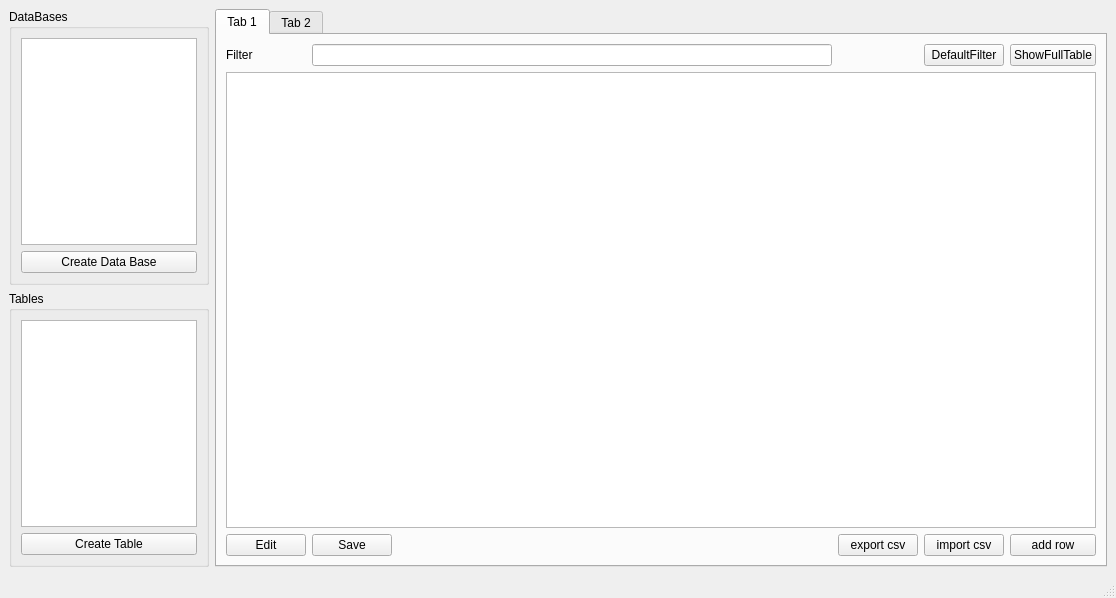
<?xml version="1.0" encoding="UTF-8"?>
<ui version="4.0">
 <class>MainWindow</class>
 <widget class="QMainWindow" name="MainWindow">
  <property name="geometry">
   <rect>
    <x>0</x>
    <y>0</y>
    <width>1116</width>
    <height>598</height>
   </rect>
  </property>
  <property name="windowTitle">
   <string>MainWindow</string>
  </property>
  <widget class="QWidget" name="centralwidget">
   <layout class="QGridLayout" name="gridLayout_5">
    <item row="0" column="0">
     <widget class="QGroupBox" name="groupBox">
      <property name="maximumSize">
       <size>
        <width>200</width>
        <height>16777215</height>
       </size>
      </property>
      <property name="title">
       <string>DataBases</string>
      </property>
      <layout class="QGridLayout" name="gridLayout_3">
       <item row="0" column="0">
        <widget class="QListWidget" name="listWidgetDataBases"/>
       </item>
       <item row="1" column="0">
        <widget class="QPushButton" name="pbCreateDB">
         <property name="text">
          <string>Create Data Base</string>
         </property>
        </widget>
       </item>
      </layout>
     </widget>
    </item>
    <item row="1" column="0">
     <widget class="QGroupBox" name="GB_tablesList">
      <property name="maximumSize">
       <size>
        <width>200</width>
        <height>16777215</height>
       </size>
      </property>
      <property name="title">
       <string>Tables</string>
      </property>
      <layout class="QGridLayout" name="gridLayout_4">
       <item row="0" column="0">
        <widget class="QListWidget" name="listWidgetTables"/>
       </item>
       <item row="1" column="0">
        <widget class="QPushButton" name="pushButtonCreateTable">
         <property name="text">
          <string>Create Table</string>
         </property>
        </widget>
       </item>
      </layout>
     </widget>
    </item>
    <item row="0" column="1" rowspan="2">
     <widget class="QTabWidget" name="tableTab">
      <property name="currentIndex">
       <number>0</number>
      </property>
      <widget class="QWidget" name="tab">
       <attribute name="title">
        <string>Tab 1</string>
       </attribute>
       <layout class="QGridLayout" name="gridLayout">
        <item row="2" column="2">
         <spacer name="horizontalSpacer">
          <property name="orientation">
           <enum>Qt::Horizontal</enum>
          </property>
          <property name="sizeHint" stdset="0">
           <size>
            <width>40</width>
            <height>20</height>
           </size>
          </property>
         </spacer>
        </item>
        <item row="0" column="4">
         <widget class="QPushButton" name="PBDefaultFilter">
          <property name="text">
           <string>DefaultFilter</string>
          </property>
         </widget>
        </item>
        <item row="2" column="1">
         <widget class="QPushButton" name="pbSave">
          <property name="text">
           <string>Save</string>
          </property>
         </widget>
        </item>
        <item row="0" column="1" colspan="2">
         <widget class="QLineEdit" name="lineEditFilterList"/>
        </item>
        <item row="1" column="0" colspan="6">
         <widget class="QTableWidget" name="tableWidget">
          <property name="enabled">
           <bool>true</bool>
          </property>
          <property name="dragEnabled">
           <bool>true</bool>
          </property>
          <property name="dragDropMode">
           <enum>QAbstractItemView::NoDragDrop</enum>
          </property>
          <property name="selectionMode">
           <enum>QAbstractItemView::ContiguousSelection</enum>
          </property>
         </widget>
        </item>
        <item row="2" column="0">
         <widget class="QPushButton" name="pbEditTable">
          <property name="text">
           <string>Edit</string>
          </property>
         </widget>
        </item>
        <item row="2" column="4">
         <widget class="QPushButton" name="pbImportCSV">
          <property name="text">
           <string>import csv</string>
          </property>
         </widget>
        </item>
        <item row="0" column="5">
         <widget class="QPushButton" name="pushButton">
          <property name="text">
           <string>ShowFullTable</string>
          </property>
         </widget>
        </item>
        <item row="0" column="0">
         <widget class="QLabel" name="label">
          <property name="text">
           <string>Filter</string>
          </property>
         </widget>
        </item>
        <item row="2" column="5">
         <widget class="QPushButton" name="pbAddRow">
          <property name="text">
           <string>add row</string>
          </property>
         </widget>
        </item>
        <item row="2" column="3">
         <widget class="QPushButton" name="pbExportCSV">
          <property name="text">
           <string>export csv</string>
          </property>
         </widget>
        </item>
       </layout>
      </widget>
      <widget class="QWidget" name="tab_2">
       <attribute name="title">
        <string>Tab 2</string>
       </attribute>
       <layout class="QGridLayout" name="gridLayout_2">
        <item row="1" column="0">
         <widget class="QPushButton" name="PBEditTableColsProps">
          <property name="text">
           <string>Edit</string>
          </property>
         </widget>
        </item>
        <item row="0" column="0" colspan="2">
         <widget class="QTableWidget" name="tableColsProps">
          <column>
           <property name="text">
            <string>ColName</string>
           </property>
          </column>
          <column>
           <property name="text">
            <string>Type</string>
           </property>
          </column>
          <column>
           <property name="text">
            <string>Null</string>
           </property>
          </column>
          <column>
           <property name="text">
            <string>Key</string>
           </property>
          </column>
          <column>
           <property name="text">
            <string>Default</string>
           </property>
          </column>
          <column>
           <property name="text">
            <string>AutoIncrement</string>
           </property>
          </column>
         </widget>
        </item>
        <item row="1" column="1">
         <widget class="QPushButton" name="PBSaveTableColsProps">
          <property name="text">
           <string>Save</string>
          </property>
         </widget>
        </item>
       </layout>
      </widget>
     </widget>
    </item>
   </layout>
  </widget>
  <widget class="QMenuBar" name="menubar">
   <property name="geometry">
    <rect>
     <x>0</x>
     <y>0</y>
     <width>1116</width>
     <height>21</height>
    </rect>
   </property>
  </widget>
  <widget class="QStatusBar" name="statusbar"/>
 </widget>
 <resources/>
 <connections/>
</ui>
